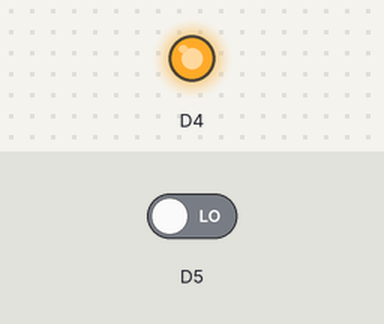
A sketch run on a simulated ESP8266 (NodeMCU). Shown: output pins drawn as LEDs (lit = HIGH, except the on-board LED, lit = LOW). The test bench sets the inputs (shaded band); at power-on: D5 LOW. WiFi joins after 1.5 s; servers stay silent unless stated; what the sketch prints to the serial monitor is not drawn.

Above: at 1.0 s.
At 14.4 s:
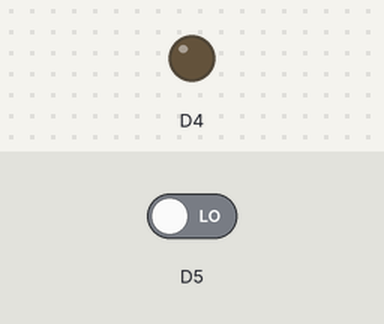
Timing chart, 0 to 16.6 s (numbered marks = the images above):
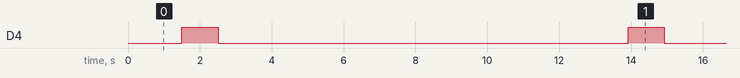

Measured:
- by itself, D4: alternates HIGH for 1.0 s and LOW for 11.4 s

The sketch:

KeepAlive_STA.ino
```cpp
#include <ESP8266WiFi.h>
/////////////////////////// Declarations Debugging /////////////////////////////////////////////////
int cnt = 0;
unsigned long   Time_1=0,Time_1_prev =0,Time_1_max=0;
float           Time_1_display,Time_1_max_display;
unsigned long   Time_2=0,Time_2_prev =0,Time_2_max=0;
float           Time_2_display,Time_2_max_display;
unsigned long   prev_time =0;

///////////////////////////////////// RC. Declarations /////////////////////////////////////////////
int RC_Loop_Time=0;
int RC_Status = 0;
int RC_prev_time =0;
int elevation_time;
int switches_time;
int triger;
int base;
int Alloff;
int TriggerOffSet;
int Trigger1,Trigger2,Trigger3,Trigger4,Trigger5,Trigger6;
int Sub1,Sub2,Sub3,Sub4,Sub5,Sub6;
int Display=0;
boolean sw1=0,sw2=0,sw3=0,sw4=0,sw5=0,sw6=0;

/////////////////////////// Declarations Wifi /////////////////////////////////////////////////////
const char* ssid          = "TANK_TURRET_AP";
const char* password      = "12345679";
const char* host          = "192.168.4.1";
const int httpPort = 80;
WiFiClient client;
String DataRecieved="0";
int Wifi_Status =0;//......0=OFF, 1=ON, 2=FAILD,3=START .........................................//

/////////////////////////// Declarations Failure_Detection ////////////////////////////////////////
int RC_Failure_cnt=0;
int Wifi_Failue_cnt=0;
int RC_cnt_Trigger = 4;//.................. Missed Signals before Safe mod for RC ................//
int Wifi_cnt_Trigger = 500;//.............. Missed transmissions before reseting Wyfi ............//
int Fail_ID;//........... 1=RC, 2=Wifi, 3=Gyro ...................................................//

//////////////////////////////////////// Failure Dection ROUTINE ///////////////////////////////////
void Failure_Detection(){
    if(Fail_ID==1){//.................................... ID1=RC .................................//
        RC_Failure_cnt=RC_Failure_cnt+1;RC_Status = 2;// failed to complete in time for RC Rx ....//
        if(RC_Failure_cnt > RC_cnt_Trigger){//...................... RC in SAFE mode .............//
            RC_Status = 3;RC_Failure_cnt=RC_Failure_cnt-1;}
    }
    if(Fail_ID==2){
        Wifi_Failue_cnt = Wifi_Failue_cnt + 1;
        if(Wifi_Failue_cnt > Wifi_cnt_Trigger-1){
            Wifi_Status =2;//......0=OFF, 1=ON, 2=FAILD,3=START ................................//
            Wifi_Failue_cnt = Wifi_cnt_Trigger;
        }
  }

}
//////////////////////////////////////// RC Rx ROUTINE ////////////////////////////////////////////
void pgm(){
    digitalWrite(BUILTIN_LED, HIGH);//....... RED LED OFF .......................................//
    delay(20);//............................ Simulates RC control routine .......................//
    digitalWrite(BUILTIN_LED, LOW);//....... RED LED ON .........................................//
}
///////////////////////////////////// RC, SubRoutine ////////////////////////////////////////////////////////////
void RC(){
    RC_Loop_Time=micros();
    //..........................................Channel 3, Cannon Elevation ...................................//
    while(digitalRead(D5)==HIGH){//..................Prevent short timing .....................................//
      if(micros()-RC_Loop_Time > 20000){Fail_ID=1;Failure_Detection();return;}
    }
    while(digitalRead(D5)==LOW){
      if(micros()-RC_Loop_Time > 20000){Fail_ID=1;Failure_Detection();return;}
    }
    RC_prev_time = micros();
    while(digitalRead(D5)==HIGH);{
       if(micros()-RC_Loop_Time > 20000){Fail_ID=1;Failure_Detection();return;}
    }
    elevation_time = micros()-prev_time;
    //..........................................Channel 5, 6 x On/Off switches encoded ........................//
    while(digitalRead(D7)==LOW);{
      if(micros()-RC_Loop_Time > 20000){Fail_ID=1;Failure_Detection();return;}
    }
    RC_prev_time = micros();
    while(digitalRead(D7)==HIGH);{
      if(micros()-RC_Loop_Time > 20000){Fail_ID=1;Failure_Detection();return;}
    }
    switches_time = micros()-prev_time;Display=switches_time;
        //................................ Sw. 1 = Wt.16  .....................................................//
        if(switches_time > Trigger1){switches_time =switches_time-Sub1;sw1=1;}
        else {sw1=0;}
        //................................ Sw. 2 = Wt.32  .....................................................//
        if(switches_time > Trigger2){switches_time = switches_time-Sub2;sw2=1;}
        else {sw2=0;}
        //................................ Sw. 3 = Wt.64  .....................................................//
        if(switches_time > Trigger3){switches_time = switches_time-Sub3;sw3=1;}
        else {sw3=0;}
        //................................ Sw. 4 = Wt.128  ....................................................//
        if(switches_time > Trigger4){ switches_time = switches_time-Sub4;sw4=1;}
        else {sw4=0;}
        //................................ Sw. 5 = Wt.128  ....................................................//
        if(switches_time >Trigger5){switches_time = switches_time-Sub5;sw5=1;}
        else {sw5=0;}
        //................................ Sw. 6 = Wt.128  ....................................................//
        if(switches_time > Trigger6){switches_time = switches_time-Sub6;sw6=1;}
        else {sw6=0;}
    RC_Failure_cnt=0;
    RC_Status = 1;
}
//////////////////////////////////////// Wiifi Start ROUTINE //////////////////////////////////////
void Wifi(){
    WiFi.disconnect();delay(500);
    WiFi.mode(WIFI_STA);
    WiFi.begin(ssid, password);
    delay(500);
    while ( WiFi.status() != WL_CONNECTED){Serial.print(".");pgm();}
    Serial.println(WiFi.localIP());
    if(!client.connect(host, httpPort)){return;}
    client.setTimeout(0);
    Wifi_Status =1;//......0=OFpgm();F, 1=ON, 2=FAILD,3=START .........................................//
    Wifi_Failue_cnt = 0;
}


void Serial_print(){
    Serial.print("STA Data Rec'd(");
    Serial.print(DataRecieved); Serial.print(") ");
    Serial.print("\t");
    Serial.print("Status(s); ");
    Serial.print("Wifi(");Serial.print(Wifi_Status);Serial.print(") ");
    Serial.print("\t");
    Serial.print("Fail_cnt(s); ");
    Serial.print("Wifi(");Serial.print(Wifi_Failue_cnt);Serial.print(") ");
    Serial.println();

}

//////////////////////////////////////// SETUP ROUTINE ////////////////////////////////////////////
void setup() {
    pinMode(BUILTIN_LED, OUTPUT);
    Serial.begin(250000);
    //.................. delay serial communication to prevent MS Window ........................//
    delay(500);//....... fron thinking it a serial mouse ........................................//
    Serial.println();Serial.println();
}
//////////////////////////////////////// LOOP ROUTINE /////////////////////////////////////////////
void loop() {
    Serial.println("Loop restarted");
    Wifi();
    while(1==1){
        RC();
        Time_1 = micros();
        DataRecieved = client.readStringUntil('\r');//....Timeout is set to ZERO
        if(DataRecieved !=""){
            cnt=cnt+1;
            Wifi_Status =1;//......0=OFF, 1=ON, 2=FAILD,3=START .................................//
            Wifi_Failue_cnt = 0;
        }
        else{Fail_ID=2;Failure_Detection();}
        //pgm();//...................................... Delay required for Wifi .................//
        Serial_print();
        if(Wifi_Status ==2){
            Wifi_Failue_cnt = 0;
            Wifi_Status =3;
            return;
        }
        //pgm();//...................................... Delay required for Wifi .................//
      }


}
```
